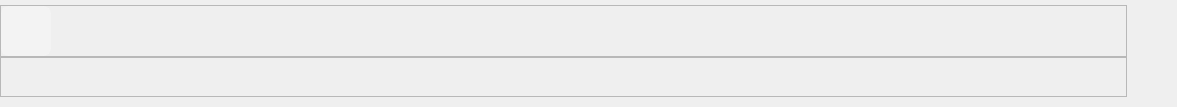
                      <widget class="QWidget" name="page_video_img">
                       <property name="styleSheet">
                        <string notr="true"/>
                       </property>
                       <layout class="QVBoxLayout" name="verticalLayout_11">
                        <property name="spacing">
                         <number>0</number>
                        </property>
                        <property name="leftMargin">
                         <number>0</number>
                        </property>
                        <property name="topMargin">
                         <number>5</number>
                        </property>
                        <property name="rightMargin">
                         <number>50</number>
                        </property>
                        <property name="bottomMargin">
                         <number>10</number>
                        </property>
                        <item>
                         <widget class="QFrame" name="frame_2">
                          <property name="maximumSize">
                           <size>
                            <width>16777215</width>
                            <height>70</height>
                           </size>
                          </property>
                          <property name="frameShape">
                           <enum>QFrame::StyledPanel</enum>
                          </property>
                          <property name="frameShadow">
                           <enum>QFrame::Raised</enum>
                          </property>
                          <layout class="QHBoxLayout" name="horizontalLayout_9">
                           <property name="spacing">
                            <number>10</number>
                           </property>
                           <property name="leftMargin">
                            <number>0</number>
                           </property>
                           <property name="topMargin">
                            <number>0</number>
                           </property>
                           <property name="rightMargin">
                            <number>0</number>
                           </property>
                           <property name="bottomMargin">
                            <number>0</number>
                           </property>
                           <item>
                            <widget class="QPushButton" name="back_buscar">
                             <property name="minimumSize">
                              <size>
                               <width>50</width>
                               <height>50</height>
                              </size>
                             </property>
                             <property name="styleSheet">
                              <string notr="true">

QPushButton{
	

	border-radius:10px;

background-color:rgba(255,255,255,70);

	


border: 1px solid rgba(255,255,255,30);
border-radius:7px;
}

QPushButton:hover{
	
	
background-color:rgba(255,255,255,30);
}

QPushButton:pressed{
	
	
background-color:rgba(255,255,255,70);

}</string>
                             </property>
                             <property name="text">
                              <string/>
                             </property>
                             <property name="icon">
                              <iconset resource="src/qrc.qrc">
                               <normaloff>:/btn/image/back.png</normaloff>:/btn/image/back.png</iconset>
                             </property>
                             <property name="iconSize">
                              <size>
                               <width>30</width>
                               <height>30</height>
                              </size>
                             </property>
                            </widget>
                           </item>
                           <item>
                            <widget class="QLabel" name="title_page2">
                             <property name="font">
                              <font>
                               <family>Bahnschrift Light SemiCondensed</family>
                               <pointsize>14</pointsize>
                               <weight>50</weight>
                               <italic>false</italic>
                               <bold>false</bold>
                               <strikeout>false</strikeout>
                               <stylestrategy>PreferAntialias</stylestrategy>
                               <kerning>false</kerning>
                              </font>
                             </property>
                             <property name="styleSheet">
                              <string notr="true">font-size:14pt;</string>
                             </property>
                             <property name="text">
                              <string/>
                             </property>
                             <property name="scaledContents">
                              <bool>false</bool>
                             </property>
                            </widget>
                           </item>
                           <item>
                            <spacer name="horizontalSpacer_7">
                             <property name="orientation">
                              <enum>Qt::Horizontal</enum>
                             </property>
                             <property name="sizeHint" stdset="0">
                              <size>
                               <width>1054</width>
                               <height>20</height>
                              </size>
                             </property>
                            </spacer>
                           </item>
                          </layout>
                         </widget>
                        </item>
                        <item>
                         <widget class="QFrame" name="frame_image">
                          <property name="styleSheet">
                           <string notr="true"/>
                          </property>
                          <property name="frameShape">
                           <enum>QFrame::StyledPanel</enum>
                          </property>
                          <property name="frameShadow">
                           <enum>QFrame::Raised</enum>
                          </property>
                          <layout class="QHBoxLayout" name="horizontalLayout_10">
                           <item>
                            <spacer name="horizontalSpacer_9">
                             <property name="orientation">
                              <enum>Qt::Horizontal</enum>
                             </property>
                             <property name="sizeType">
                              <enum>QSizePolicy::Expanding</enum>
                             </property>
                             <property name="sizeHint" stdset="0">
                              <size>
                               <width>40</width>
                               <height>20</height>
                              </size>
                             </property>
                            </spacer>
                           </item>
                           <item>
                            <widget class="QLabel" name="video_label">
                             <property name="minimumSize">
                              <size>
                               <width>0</width>
                               <height>0</height>
                              </size>
                             </property>
                             <property name="maximumSize">
                              <size>
                               <width>500</width>
                               <height>400</height>
                              </size>
                             </property>
                             <property name="styleSheet">
                              <string notr="true"/>
                             </property>
                             <property name="text">
                              <string/>
                             </property>
                             <property name="scaledContents">
                              <bool>true</bool>
                             </property>
                            </widget>
                           </item>
                           <item>
                            <spacer name="horizontalSpacer_10">
                             <property name="orientation">
                              <enum>Qt::Horizontal</enum>
                             </property>
                             <property name="sizeType">
                              <enum>QSizePolicy::Expanding</enum>
                             </property>
                             <property name="sizeHint" stdset="0">
                              <size>
                               <width>40</width>
                               <height>20</height>
                              </size>
                             </property>
                            </spacer>
                           </item>
                          </layout>
                         </widget>
                        </item>
                       </layout>
                      </widget>
